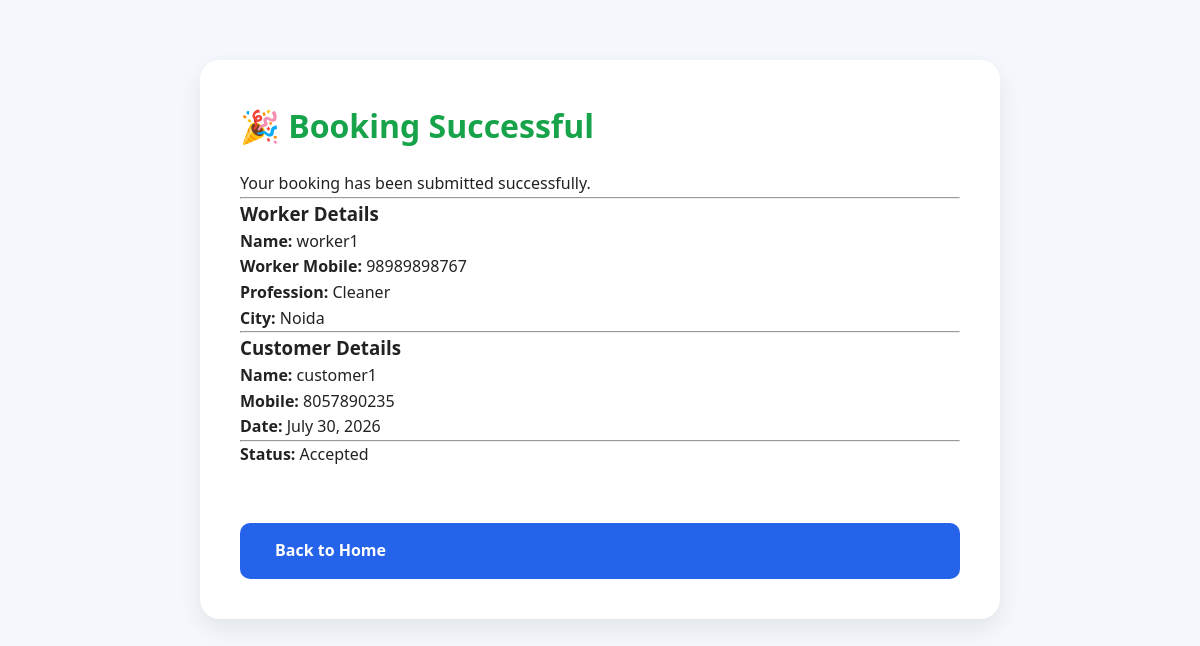
/booking/success/6/ (signed in), run on the app's committed database.
### bookings/models.py (models this page shows, shortened)
class Booking(models.Model):
    STATUS_CHOICES = [
        ("Pending", "Pending"),
        ("Accepted", "Accepted"),
        ("Completed", "Completed"),
        ("Cancelled", "Cancelled"),
    ]
    worker = models.ForeignKey(
        Worker,
        on_delete=models.CASCADE,
        related_name="bookings"
    )
    customer = models.ForeignKey(
        User,
        on_delete=models.CASCADE,
        related_name="customer_bookings",
        null=True,
        blank=True
    )
    customer_name = models.CharField(
        max_length=100
    )
    customer_mobile = models.CharField(
        max_length=15,
        blank=True
    )
    customer_address = models.TextField()
    work_date = models.DateField()
    work_description = models.TextField()
    status = models.CharField(
        max_length=20,
        choices=STATUS_CHOICES,
        default="Pending"
    )
    created_at = models.DateTimeField(
        auto_now_add=True
    )

### workers/models.py (models this page shows, shortened)
class Worker(models.Model):
    user = models.OneToOneField(
        User,
        on_delete=models.CASCADE,
        null=True,
        blank=True,
        related_name="worker_profile"
    )
    PROFESSION_CHOICES = [
    ("Rajmistri", "राजमिस्त्री"),
    ("Plumber", "प्लम्बर"),
    ("Electrician", "इलेक्ट्रिशियन"),
    ("Painter", "पेंटर"),
    ("Carpenter", "कारपेंटर"),
    ("Welder", "वेल्डर"),
    ("Helper", "हेल्पर"),
    ("AC Repair", "AC रिपेयर"),
]
    name = models.CharField(max_length=100)
    mobile = models.CharField(max_length=15)
    profession = models.CharField(max_length=30, choices=PROFESSION_CHOICES)
    experience = models.PositiveIntegerField(help_text="Experience in years")
    city = models.CharField(max_length=100)
    area = models.CharField(max_length=100)
    daily_wage = models.DecimalField(max_digits=8, decimal_places=2)
    about = models.TextField(blank=True)
    available = models.BooleanField(default=True)
    profile_photo = models.ImageField(upload_to="workers/", blank=True, null=True)
    rating = models.DecimalField(max_digits=2, decimal_places=1, default=5.0)
    reviews = models.PositiveIntegerField(default=0)
    vverified = models.BooleanField(default=False)

### bookings/views.py (the view)
@login_required
def booking_success(request, booking_id):
    booking = get_object_or_404(
        Booking,
        id=booking_id
    )
    return render(
        request,
        "booking_success.html",
        {
            "booking": booking
        }
    )

### templates/booking_success.html
{% extends "base.html" %}
{% block content %}
<div class="container" style="max-width:800px;margin:60px auto;">
    <div class="success-card">
        <h1>🎉 Booking Successful</h1>
        <p>Your booking has been submitted successfully.</p>
        <hr>
        <h3>Worker Details</h3>
        <p><strong>Name:</strong> {{ booking.worker.name }}</p>
        {% if booking.status == "Accepted" or booking.status == "Completed" %}
        <p><strong>Worker Mobile:</strong>
        {{ booking.worker.mobile }}</p>
        {% else %}
        <p><strong>Worker Mobile:</strong>
        🔒 Available after booking acceptance.
        </p>
        {% endif %}
        <p><strong>Profession:</strong> {{ booking.worker.profession }}</p>
        <p><strong>City:</strong> {{ booking.worker.city }}</p>
        <hr>
        <h3>Customer Details</h3>
        <p><strong>Name:</strong> {{ booking.customer_name }}</p>
        <p><strong>Mobile:</strong> {{ booking.customer_mobile }}</p>
        <p><strong>Date:</strong> {{ booking.work_date }}</p>
        <hr>
        <p><strong>Status:</strong> {{ booking.status }}</p>
        <br>
        <a href="/" class="book-btn">
            Back to Home
        </a>
    </div>
</div>
{% endblock %}

### static/css/style.css (style rules this page uses)
* { margin:0; padding:0; box-sizing:border-box; }
body { font-family: "Segoe UI",sans-serif; background:#f8fafc; color:#222; line-height:1.6; }
.container { width:90%; max-width:1200px; margin:auto; }
.book-btn { display:inline-block; width:100%; padding:13px; background:#0B4DA2; color:#fff; text-decoration:none; border-radius:10px; font-weight:600; transition:.3s; }
.btn-primary, .btn-secondary, .btn-login, .btn-signup, .book-btn { transition:all .3s ease; }
html { scroll-behavior:smooth; }
.book-btn { display:inline-block; margin-top:30px; padding:15px 35px; background:#2563eb; color:white; text-decoration:none; border-radius:10px; font-weight:bold; }
.success-card { background:#fff; padding:40px; border-radius:20px; box-shadow:0 10px 25px rgba(0,0,0,.08); }
.success-card h1 { color:#16a34a; margin-bottom:20px; }

### static/css/dashboard.css (style rules this page uses)
* { margin:0; padding:0; box-sizing:border-box; font-family:"Segoe UI",Tahoma,Geneva,Verdana,sans-serif; }
body { background:#f4f7fc; }

### data on the page
Booking: worker.name "worker1", worker.mobile "98989898767", worker.profession "Cleaner", worker.city "Noida", customer_name "customer1", customer_mobile "8057890235", work_date "July 30, 2026", status "Accepted"
